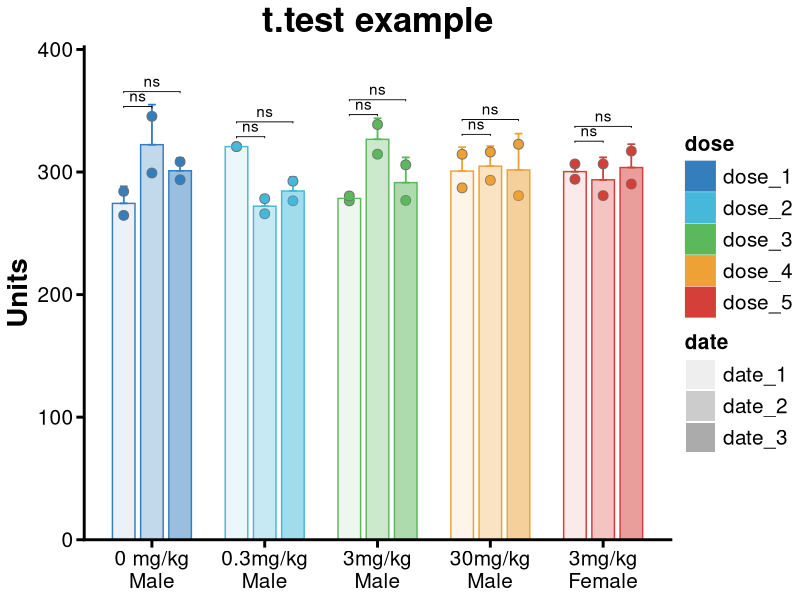

This chart was generated by the following R code:
## ---- chunk 1
knitr::opts_knit$set(base.dir = "../../ChevyXu.github.io/", base.url = "/")
knitr::opts_chunk$set(fig.path = paste0("img/", Sys.Date(), "/"))
# knitr::opts_chunk$set(echo = TRUE)
## ---- chunk 2
library(tidyverse)
library(rstatix)

example <- 
  tibble::tibble(
  para = rnorm(n = 30, mean = 300, sd = 20) %>% round(digits = 2),
  dose = rep(rep(c("dose_1", "dose_2", "dose_3", "dose_4", "dose_5"), each = 2), 3),
  date = rep(c("date_1", "date_2", "date_3"), each = 10)) %>% 
  group_by(dose, date) %>% 
  mutate(mean = mean(para)) %>% 
  mutate(sd = sd(para)) %>% 
  mutate(cv = sd/mean)

example
## ---- chunk 3
stat.test <- example %>% 
  rename("value" = colnames(.)[1]) %>% 
  filter(sd != 0) %>%
  group_by(dose) %>% 
  mutate(x = n()) %>% 
  filter(x >= 4) %>% 
  t_test(value ~ date) %>% 
  filter(group1 == "date_1")

stat.test <- stat.test %>% 
    add_xy_position(x = "dose", dodge = 0.75)
## ---- chunk 4
ggplot(example, aes(x = dose, y = para, color = dose, fill = dose)) +
    geom_errorbar(aes(ymin = mean, ymax=mean + sd, alph = date), width=.2,  
                  position=position_dodge(.75), linewidth = 0.5) +
    geom_point(aes(fil = date), shape = 21, size = 3, color = "gray44",
               position = position_jitterdodge(dodge.width = 0.75, jitter.width = 0)) +
    geom_bar(data = example %>% select(-1) %>% distinct(),
             aes(y = mean, fill = dose, color = dose, alpha = date), 
             stat = "identity",  width = 0.6, position = position_dodge(width = 0.75)) +
    scale_color_manual(values =  ggsci::pal_locuszoom()(5) %>% rev()) +
    scale_fill_manual(values =  ggsci::pal_locuszoom()(5) %>% rev()) +
    scale_alpha_manual(values = c(seq(1, 9, 2))*0.1) +
    scale_y_continuous(expand = expansion(mult = c(0, 0.1)), name = "Units") +
    # scale_y_continuous(name = plot_data %>% colnames() %>% nth(n = 1) %>% str_remove(pattern = "\\|.*\\|"), 
    #                    expand = c(0, 0), limits = c(0, max(plot_data %>% pull(1))*1.1)) +
    labs(title = "t.test example") + xlab(NULL) +
    cowplot::theme_cowplot(font_size = 10, line_size = 0.8) +
    theme(axis.title = element_text(size = 20, face = "bold"), 
          axis.text = element_text(size = 15, color = "black"), 
          axis.ticks.length = unit(.2, "cm"),
          plot.title = element_text(size = 25, hjust = 0.5, face = "bold"), 
          legend.key.size = unit(0.8, "cm"),
          axis.line = element_line(colour = "black", size = 1),
          # panel.border = element_rect(size = 1, colour = "black"),
          axis.ticks = element_line(colour = "black", size = 1),
          legend.text = element_text(size = 15), 
          plot.caption = element_text(size = 12, hjust = 1.2, face = "italic"),
          legend.title = element_text(size = 15, face = "bold"),
          strip.text = element_text(face = "bold", size = 15)) +
    ggpubr::stat_pvalue_manual(stat.test, label = "p.adj.signif", tip.length = 0.01, bracket.nudge.y = 0) +
    scale_x_discrete(labels = c("dose_1" = "0 mg/kg\nMale", 
                                "dose_2" = "0.3mg/kg\nMale", 
                                "dose_3" = "3mg/kg\nMale", 
                                "dose_4" = "30mg/kg\nMale", 
                                "dose_5" = "3mg/kg\nFemale"))

